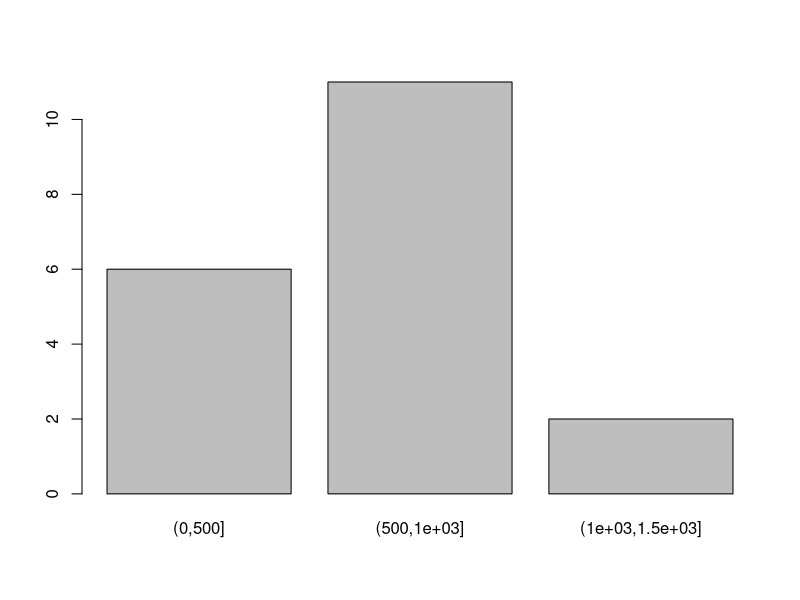
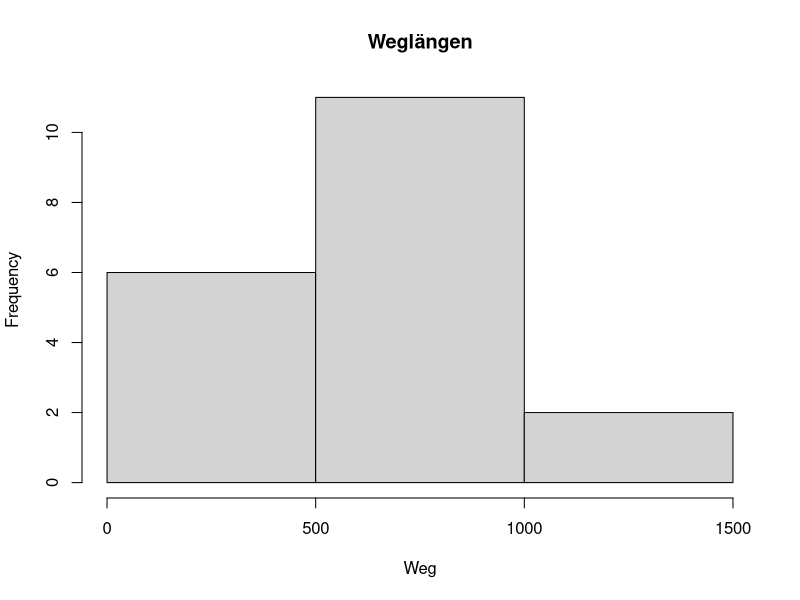
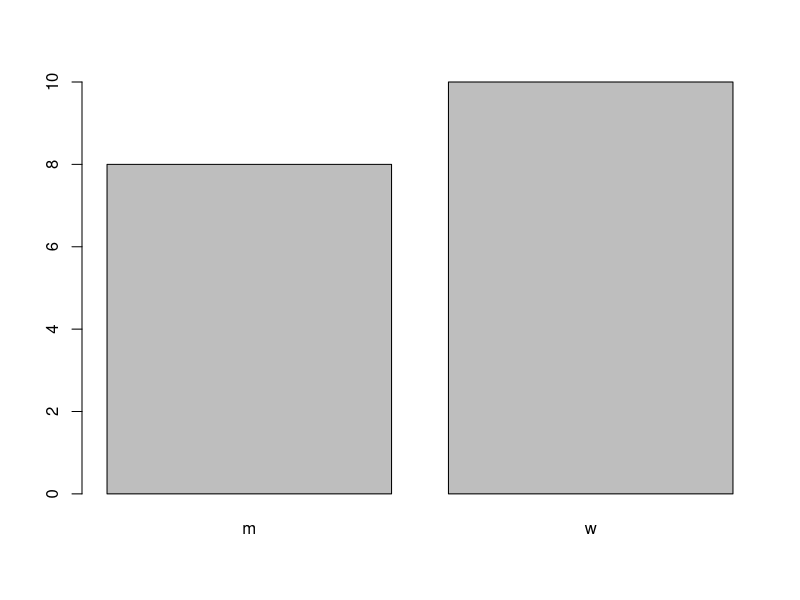
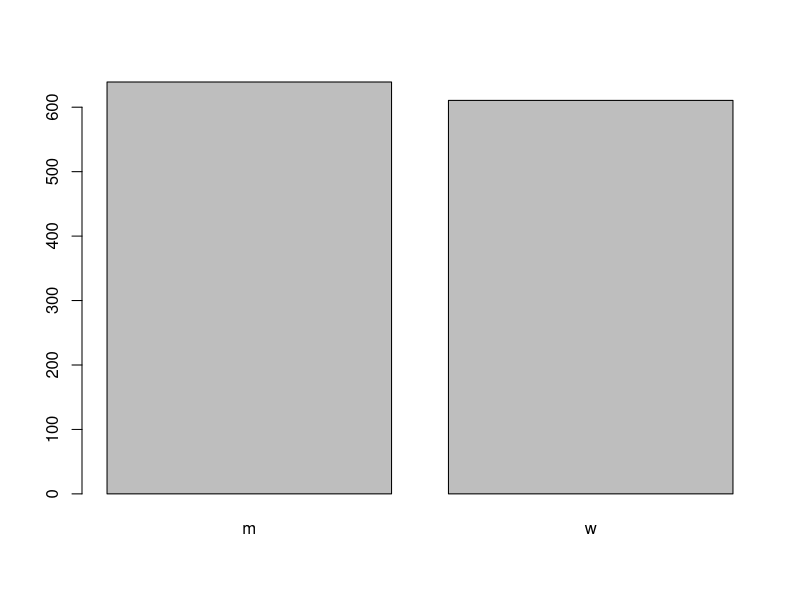
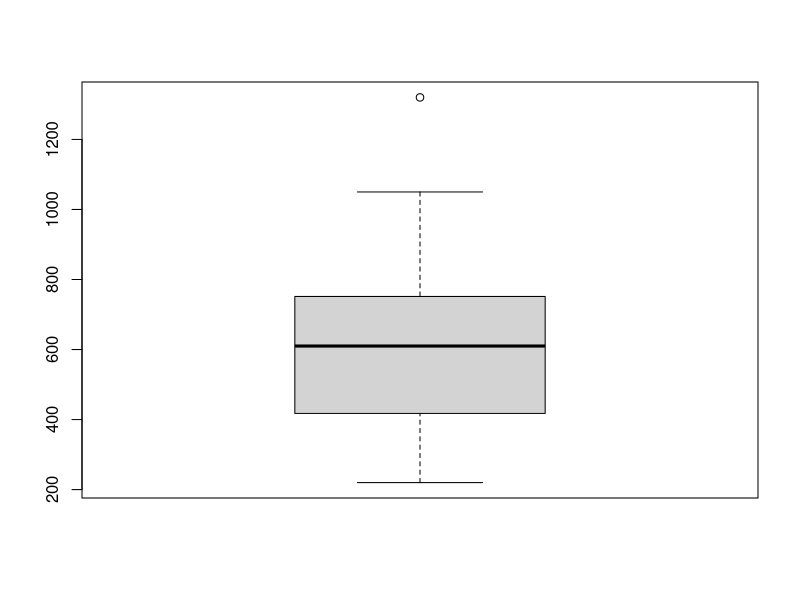
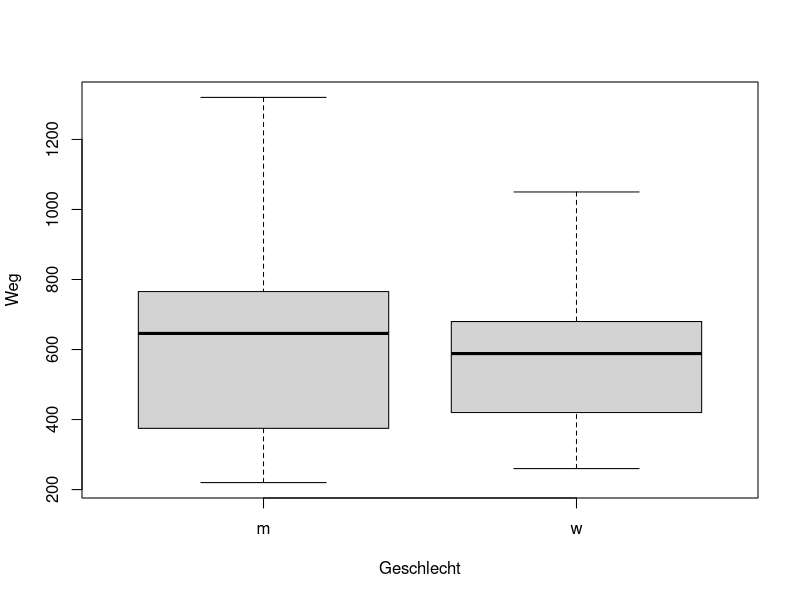
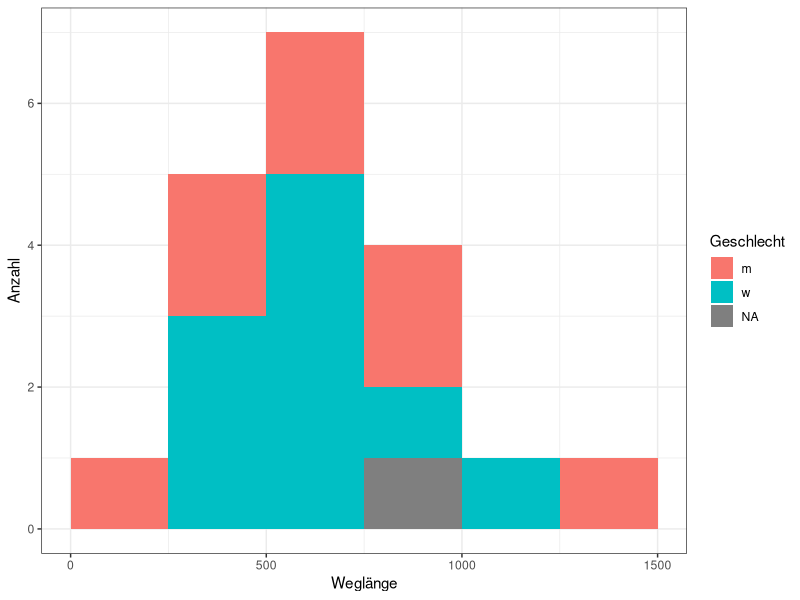

These charts were generated, in order, by the following R code:

# Daten eingeben ----------------------------------------------------------

Namen <- c("Nina", "Julia", "Alexander", "Johannes", "Tim", 
           "Leon", "Tobias", "Jonas", "Finn", "Sebastian", 
           "Kim", "Anna", "Sofia", "Jana", "Emma", "Julie", "Paula", 
           "Diana", "Lilly")

Weg <- c(980, 667, 220, 582, 335, 751, 710, 780, 415, 1320, 752, 260, 337, 
         567, 680, 535, 610, 420, 1050)

Geschlecht <- factor(c("w", "w", "m", "m", "m", "m", "m", "m", "m", 
                       "m", NA, "w", "w", "w", "w", "w", "w", "w", "w"))



# Wie kann ich diese Daten auswerten? -------------------------------------


# Haeufigkeiten -----------------------------------------------------------

table(Weg)
# Klassifizieren
c(0, 500, 1000, 1500)
table(cut(Weg, c(0, 500, 1000, 1500)))
barplot(table(cut(Weg, c(0, 500, 1000, 1500))))
hist(Weg, c(0, 500, 1000, 1500), main="Weglängen")
stem(Weg)

table(Geschlecht)
barplot(table(Geschlecht))

table(cut(Weg, c(0, 500, 1000, 1500)), Geschlecht)


# Mittelwerte -------------------------------------------------------------

mean(Weg)
median(Weg)

tapply(Weg, Geschlecht, mean)
barplot(tapply(Weg, Geschlecht, mean))

library("psych")
harmonic.mean(Weg)
geometric.mean(Weg)

names(which.max(table(Geschlecht)))



# Boxplots ----------------------------------------------------------------

boxplot(Weg)
boxplot(Weg~Geschlecht)

quantile(Weg)

# Streuungsmaße -----------------------------------------------------------

range(Weg)
max(Weg)-min(Weg)

sd(Weg)
var(Weg)
sqrt(var(Weg))

# Bessere Grafiken --------------------------------------------------------

library("ggplot2")
# http://www.cookbook-r.com/Graphs/Plotting_distributions_(ggplot2)/

Daten = data.frame(Weg,Geschlecht)

ggplot(Daten, aes(x=Weg, fill = Geschlecht)) +
  #geom_histogram(bins=10) +
  geom_histogram(binwidth = 250, center = 125) + 
  xlab("Weglänge")+
  ylab("Anzahl")+
  theme_bw()
